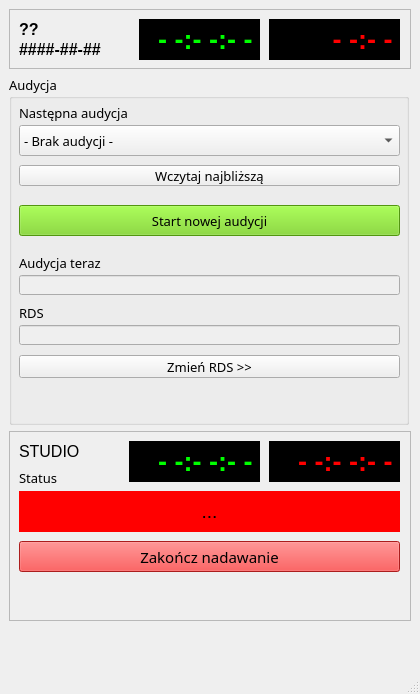
<?xml version="1.0" encoding="UTF-8"?>
<ui version="4.0">
 <class>EmiterClient</class>
 <widget class="QMainWindow" name="EmiterClient">
  <property name="geometry">
   <rect>
    <x>0</x>
    <y>0</y>
    <width>420</width>
    <height>694</height>
   </rect>
  </property>
  <property name="font">
   <font>
    <family>Sans</family>
    <pointsize>10</pointsize>
   </font>
  </property>
  <property name="windowTitle">
   <string>Emiter-client v0.1.0 (RadioAktywne)</string>
  </property>
  <widget class="QWidget" name="centralwidget">
   <layout class="QHBoxLayout" name="horizontalLayout">
    <item>
     <layout class="QVBoxLayout" name="verticalLayout">
      <item>
       <widget class="QFrame" name="current_frame">
        <property name="sizePolicy">
         <sizepolicy hsizetype="Preferred" vsizetype="Fixed">
          <horstretch>0</horstretch>
          <verstretch>0</verstretch>
         </sizepolicy>
        </property>
        <property name="minimumSize">
         <size>
          <width>0</width>
          <height>60</height>
         </size>
        </property>
        <property name="frameShape">
         <enum>QFrame::StyledPanel</enum>
        </property>
        <property name="frameShadow">
         <enum>QFrame::Raised</enum>
        </property>
        <widget class="QLabel" name="current_time">
         <property name="geometry">
          <rect>
           <x>130</x>
           <y>10</y>
           <width>121</width>
           <height>41</height>
          </rect>
         </property>
         <property name="font">
          <font>
           <family>Arial</family>
           <pointsize>20</pointsize>
           <weight>75</weight>
           <bold>true</bold>
          </font>
         </property>
         <property name="autoFillBackground">
          <bool>false</bool>
         </property>
         <property name="styleSheet">
          <string notr="true">background-color: rgb(0, 0, 0);
color: rgb(0,255,0)</string>
         </property>
         <property name="frameShape">
          <enum>QFrame::NoFrame</enum>
         </property>
         <property name="frameShadow">
          <enum>QFrame::Plain</enum>
         </property>
         <property name="text">
          <string>- -:- -:- - </string>
         </property>
         <property name="textFormat">
          <enum>Qt::PlainText</enum>
         </property>
         <property name="alignment">
          <set>Qt::AlignRight|Qt::AlignTrailing|Qt::AlignVCenter</set>
         </property>
         <property name="margin">
          <number>5</number>
         </property>
        </widget>
        <widget class="QLabel" name="current_break_downtime">
         <property name="geometry">
          <rect>
           <x>260</x>
           <y>10</y>
           <width>131</width>
           <height>41</height>
          </rect>
         </property>
         <property name="font">
          <font>
           <family>Arial</family>
           <pointsize>20</pointsize>
           <weight>75</weight>
           <bold>true</bold>
          </font>
         </property>
         <property name="autoFillBackground">
          <bool>false</bool>
         </property>
         <property name="styleSheet">
          <string notr="true">background-color: rgb(0, 0, 0);
color: rgb(255,0,0)</string>
         </property>
         <property name="frameShape">
          <enum>QFrame::NoFrame</enum>
         </property>
         <property name="frameShadow">
          <enum>QFrame::Plain</enum>
         </property>
         <property name="text">
          <string>- -:- - </string>
         </property>
         <property name="textFormat">
          <enum>Qt::PlainText</enum>
         </property>
         <property name="alignment">
          <set>Qt::AlignRight|Qt::AlignTrailing|Qt::AlignVCenter</set>
         </property>
         <property name="margin">
          <number>5</number>
         </property>
        </widget>
        <widget class="QLabel" name="current_date">
         <property name="geometry">
          <rect>
           <x>10</x>
           <y>30</y>
           <width>91</width>
           <height>21</height>
          </rect>
         </property>
         <property name="font">
          <font>
           <family>Arial</family>
           <pointsize>12</pointsize>
           <weight>75</weight>
           <bold>true</bold>
          </font>
         </property>
         <property name="text">
          <string>####-##-##</string>
         </property>
        </widget>
        <widget class="QLabel" name="current_wd">
         <property name="geometry">
          <rect>
           <x>10</x>
           <y>10</y>
           <width>111</width>
           <height>21</height>
          </rect>
         </property>
         <property name="font">
          <font>
           <family>Arial</family>
           <pointsize>12</pointsize>
           <weight>75</weight>
           <bold>true</bold>
          </font>
         </property>
         <property name="text">
          <string>??</string>
         </property>
        </widget>
       </widget>
      </item>
      <item>
       <widget class="QGroupBox" name="next_aud">
        <property name="enabled">
         <bool>true</bool>
        </property>
        <property name="sizePolicy">
         <sizepolicy hsizetype="Fixed" vsizetype="Fixed">
          <horstretch>0</horstretch>
          <verstretch>0</verstretch>
         </sizepolicy>
        </property>
        <property name="minimumSize">
         <size>
          <width>400</width>
          <height>350</height>
         </size>
        </property>
        <property name="baseSize">
         <size>
          <width>200</width>
          <height>200</height>
         </size>
        </property>
        <property name="title">
         <string>Audycja</string>
        </property>
        <widget class="QComboBox" name="next_aud_preset">
         <property name="geometry">
          <rect>
           <x>10</x>
           <y>50</y>
           <width>381</width>
           <height>31</height>
          </rect>
         </property>
         <property name="iconSize">
          <size>
           <width>16</width>
           <height>16</height>
          </size>
         </property>
         <property name="frame">
          <bool>true</bool>
         </property>
         <item>
          <property name="text">
           <string>- Brak audycji -</string>
          </property>
         </item>
         <item>
          <property name="text">
           <string>&lt;custom&gt; Inna audycja</string>
          </property>
         </item>
        </widget>
        <widget class="QPushButton" name="next_aud_nearest">
         <property name="geometry">
          <rect>
           <x>10</x>
           <y>90</y>
           <width>381</width>
           <height>21</height>
          </rect>
         </property>
         <property name="text">
          <string>Wczytaj najbliższą</string>
         </property>
        </widget>
        <widget class="QLabel" name="aud_rds_label">
         <property name="geometry">
          <rect>
           <x>10</x>
           <y>230</y>
           <width>381</width>
           <height>16</height>
          </rect>
         </property>
         <property name="text">
          <string>RDS</string>
         </property>
        </widget>
        <widget class="QPushButton" name="b_connect_now">
         <property name="geometry">
          <rect>
           <x>10</x>
           <y>130</y>
           <width>381</width>
           <height>31</height>
          </rect>
         </property>
         <property name="autoFillBackground">
          <bool>false</bool>
         </property>
         <property name="styleSheet">
          <string notr="true">background-color: rgb(115, 210, 22)</string>
         </property>
         <property name="text">
          <string>Start nowej audycji</string>
         </property>
        </widget>
        <widget class="QLabel" name="current_aud_preset_label_2">
         <property name="geometry">
          <rect>
           <x>10</x>
           <y>30</y>
           <width>381</width>
           <height>16</height>
          </rect>
         </property>
         <property name="text">
          <string>Następna audycja</string>
         </property>
        </widget>
        <widget class="QLineEdit" name="current_aud_preset">
         <property name="enabled">
          <bool>false</bool>
         </property>
         <property name="geometry">
          <rect>
           <x>10</x>
           <y>200</y>
           <width>381</width>
           <height>20</height>
          </rect>
         </property>
         <property name="styleSheet">
          <string notr="true">color: rgb(0, 0, 0);</string>
         </property>
         <property name="text">
          <string/>
         </property>
        </widget>
        <widget class="QLabel" name="current_aud_preset_label">
         <property name="geometry">
          <rect>
           <x>10</x>
           <y>180</y>
           <width>381</width>
           <height>16</height>
          </rect>
         </property>
         <property name="text">
          <string>Audycja teraz</string>
         </property>
        </widget>
        <widget class="QPushButton" name="b_rds_update">
         <property name="geometry">
          <rect>
           <x>10</x>
           <y>280</y>
           <width>381</width>
           <height>23</height>
          </rect>
         </property>
         <property name="text">
          <string>Zmień RDS &gt;&gt;</string>
         </property>
        </widget>
        <widget class="QLineEdit" name="aud_rds">
         <property name="enabled">
          <bool>false</bool>
         </property>
         <property name="geometry">
          <rect>
           <x>10</x>
           <y>250</y>
           <width>381</width>
           <height>20</height>
          </rect>
         </property>
         <property name="styleSheet">
          <string notr="true">color: rgb(0, 0, 0);</string>
         </property>
         <property name="text">
          <string/>
         </property>
        </widget>
       </widget>
      </item>
      <item>
       <widget class="QFrame" name="studio_frame">
        <property name="sizePolicy">
         <sizepolicy hsizetype="Preferred" vsizetype="Preferred">
          <horstretch>0</horstretch>
          <verstretch>0</verstretch>
         </sizepolicy>
        </property>
        <property name="minimumSize">
         <size>
          <width>0</width>
          <height>190</height>
         </size>
        </property>
        <property name="frameShape">
         <enum>QFrame::StyledPanel</enum>
        </property>
        <property name="frameShadow">
         <enum>QFrame::Raised</enum>
        </property>
        <widget class="QLabel" name="studio_uptime">
         <property name="geometry">
          <rect>
           <x>120</x>
           <y>10</y>
           <width>131</width>
           <height>41</height>
          </rect>
         </property>
         <property name="font">
          <font>
           <family>Arial</family>
           <pointsize>20</pointsize>
           <weight>75</weight>
           <bold>true</bold>
          </font>
         </property>
         <property name="autoFillBackground">
          <bool>false</bool>
         </property>
         <property name="styleSheet">
          <string notr="true">background-color: rgb(0, 0, 0);
color: rgb(0,255,0)</string>
         </property>
         <property name="frameShape">
          <enum>QFrame::NoFrame</enum>
         </property>
         <property name="frameShadow">
          <enum>QFrame::Plain</enum>
         </property>
         <property name="text">
          <string>- -:- -:- - </string>
         </property>
         <property name="textFormat">
          <enum>Qt::PlainText</enum>
         </property>
         <property name="alignment">
          <set>Qt::AlignRight|Qt::AlignTrailing|Qt::AlignVCenter</set>
         </property>
         <property name="margin">
          <number>5</number>
         </property>
        </widget>
        <widget class="QLabel" name="studio_downtime">
         <property name="geometry">
          <rect>
           <x>260</x>
           <y>10</y>
           <width>131</width>
           <height>41</height>
          </rect>
         </property>
         <property name="font">
          <font>
           <family>Arial</family>
           <pointsize>20</pointsize>
           <weight>75</weight>
           <bold>true</bold>
          </font>
         </property>
         <property name="autoFillBackground">
          <bool>false</bool>
         </property>
         <property name="styleSheet">
          <string notr="true">background-color: rgb(0, 0, 0);
color: rgb(255,0,0)</string>
         </property>
         <property name="frameShape">
          <enum>QFrame::NoFrame</enum>
         </property>
         <property name="frameShadow">
          <enum>QFrame::Plain</enum>
         </property>
         <property name="text">
          <string>- -:- -:- - </string>
         </property>
         <property name="textFormat">
          <enum>Qt::PlainText</enum>
         </property>
         <property name="alignment">
          <set>Qt::AlignRight|Qt::AlignTrailing|Qt::AlignVCenter</set>
         </property>
         <property name="margin">
          <number>5</number>
         </property>
        </widget>
        <widget class="QLabel" name="studio_label">
         <property name="geometry">
          <rect>
           <x>10</x>
           <y>60</y>
           <width>381</width>
           <height>41</height>
          </rect>
         </property>
         <property name="font">
          <font>
           <family>Arial</family>
           <pointsize>14</pointsize>
           <weight>50</weight>
           <bold>false</bold>
          </font>
         </property>
         <property name="autoFillBackground">
          <bool>false</bool>
         </property>
         <property name="styleSheet">
          <string notr="true">background-color: rgb(255, 0, 0);</string>
         </property>
         <property name="frameShape">
          <enum>QFrame::NoFrame</enum>
         </property>
         <property name="frameShadow">
          <enum>QFrame::Plain</enum>
         </property>
         <property name="text">
          <string>...</string>
         </property>
         <property name="textFormat">
          <enum>Qt::PlainText</enum>
         </property>
         <property name="alignment">
          <set>Qt::AlignCenter</set>
         </property>
         <property name="margin">
          <number>5</number>
         </property>
        </widget>
        <widget class="QLabel" name="studio_status_label">
         <property name="geometry">
          <rect>
           <x>10</x>
           <y>40</y>
           <width>47</width>
           <height>13</height>
          </rect>
         </property>
         <property name="text">
          <string>Status</string>
         </property>
        </widget>
        <widget class="QPushButton" name="b_disconnect">
         <property name="geometry">
          <rect>
           <x>10</x>
           <y>110</y>
           <width>381</width>
           <height>31</height>
          </rect>
         </property>
         <property name="font">
          <font>
           <pointsize>11</pointsize>
          </font>
         </property>
         <property name="styleSheet">
          <string notr="true">background-color:rgb(239, 41, 41)</string>
         </property>
         <property name="text">
          <string>Zakończ nadawanie</string>
         </property>
        </widget>
        <widget class="QLabel" name="studio_id">
         <property name="geometry">
          <rect>
           <x>10</x>
           <y>10</y>
           <width>81</width>
           <height>21</height>
          </rect>
         </property>
         <property name="font">
          <font>
           <family>Arial</family>
           <pointsize>12</pointsize>
           <weight>50</weight>
           <bold>false</bold>
          </font>
         </property>
         <property name="text">
          <string>STUDIO</string>
         </property>
        </widget>
       </widget>
      </item>
      <item>
       <spacer name="verticalSpacer">
        <property name="orientation">
         <enum>Qt::Vertical</enum>
        </property>
        <property name="sizeHint" stdset="0">
         <size>
          <width>20</width>
          <height>40</height>
         </size>
        </property>
       </spacer>
      </item>
     </layout>
    </item>
   </layout>
  </widget>
  <widget class="QStatusBar" name="statusbar"/>
 </widget>
 <tabstops>
  <tabstop>next_aud_preset</tabstop>
  <tabstop>next_aud_nearest</tabstop>
  <tabstop>b_disconnect</tabstop>
  <tabstop>b_connect_now</tabstop>
 </tabstops>
 <resources/>
 <connections/>
</ui>
